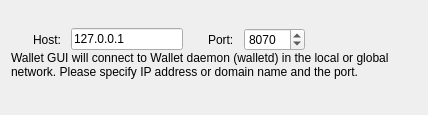
<?xml version="1.0" encoding="UTF-8"?>
<ui version="4.0">
 <class>ConnectionOptionsFrame</class>
 <widget class="QFrame" name="ConnectionOptionsFrame">
  <property name="geometry">
   <rect>
    <x>0</x>
    <y>0</y>
    <width>424</width>
    <height>115</height>
   </rect>
  </property>
  <property name="windowTitle">
   <string>Frame</string>
  </property>
  <property name="frameShape">
   <enum>QFrame::NoFrame</enum>
  </property>
  <property name="frameShadow">
   <enum>QFrame::Raised</enum>
  </property>
  <layout class="QVBoxLayout" name="verticalLayout_5">
   <property name="spacing">
    <number>0</number>
   </property>
   <item>
    <spacer name="verticalSpacer_2">
     <property name="orientation">
      <enum>Qt::Vertical</enum>
     </property>
     <property name="sizeHint" stdset="0">
      <size>
       <width>20</width>
       <height>10</height>
      </size>
     </property>
    </spacer>
   </item>
   <item>
    <layout class="QHBoxLayout" name="horizontalLayout_2">
     <property name="spacing">
      <number>10</number>
     </property>
     <item>
      <spacer name="horizontalSpacer_3">
       <property name="orientation">
        <enum>Qt::Horizontal</enum>
       </property>
       <property name="sizeType">
        <enum>QSizePolicy::Fixed</enum>
       </property>
       <property name="sizeHint" stdset="0">
        <size>
         <width>22</width>
         <height>20</height>
        </size>
       </property>
      </spacer>
     </item>
     <item>
      <widget class="QLabel" name="label_2">
       <property name="text">
        <string>Host:</string>
       </property>
      </widget>
     </item>
     <item>
      <widget class="QLineEdit" name="m_remoteHostEdit">
       <property name="enabled">
        <bool>true</bool>
       </property>
       <property name="text">
        <string>127.0.0.1</string>
       </property>
      </widget>
     </item>
     <item>
      <spacer name="horizontalSpacer_5">
       <property name="orientation">
        <enum>Qt::Horizontal</enum>
       </property>
       <property name="sizeType">
        <enum>QSizePolicy::Fixed</enum>
       </property>
       <property name="sizeHint" stdset="0">
        <size>
         <width>15</width>
         <height>20</height>
        </size>
       </property>
      </spacer>
     </item>
     <item>
      <widget class="QLabel" name="label_3">
       <property name="text">
        <string>Port:</string>
       </property>
      </widget>
     </item>
     <item alignment="Qt::AlignVCenter">
      <widget class="QSpinBox" name="m_remotePortSpin">
       <property name="enabled">
        <bool>true</bool>
       </property>
       <property name="minimum">
        <number>1</number>
       </property>
       <property name="maximum">
        <number>65535</number>
       </property>
       <property name="value">
        <number>8070</number>
       </property>
      </widget>
     </item>
     <item>
      <spacer name="horizontalSpacer_4">
       <property name="orientation">
        <enum>Qt::Horizontal</enum>
       </property>
       <property name="sizeHint" stdset="0">
        <size>
         <width>40</width>
         <height>20</height>
        </size>
       </property>
      </spacer>
     </item>
    </layout>
   </item>
   <item>
    <widget class="QLabel" name="m_remoteHelperLabel">
     <property name="sizePolicy">
      <sizepolicy hsizetype="Preferred" vsizetype="Expanding">
       <horstretch>0</horstretch>
       <verstretch>0</verstretch>
      </sizepolicy>
     </property>
     <property name="minimumSize">
      <size>
       <width>406</width>
       <height>36</height>
      </size>
     </property>
     <property name="text">
      <string>&lt;html&gt;&lt;head/&gt;&lt;body&gt;&lt;p&gt;Wallet GUI will connect to Wallet daemon (walletd) in the local or global network. Please specify IP address or domain name and the port.&lt;/p&gt;&lt;/body&gt;&lt;/html&gt;</string>
     </property>
     <property name="alignment">
      <set>Qt::AlignLeading|Qt::AlignLeft|Qt::AlignTop</set>
     </property>
     <property name="wordWrap">
      <bool>true</bool>
     </property>
     <property name="indent">
      <number>0</number>
     </property>
    </widget>
   </item>
   <item>
    <spacer name="verticalSpacer">
     <property name="orientation">
      <enum>Qt::Vertical</enum>
     </property>
     <property name="sizeType">
      <enum>QSizePolicy::Expanding</enum>
     </property>
     <property name="sizeHint" stdset="0">
      <size>
       <width>20</width>
       <height>10</height>
      </size>
     </property>
    </spacer>
   </item>
  </layout>
 </widget>
 <resources/>
 <connections>
  <connection>
   <sender>m_remoteHostEdit</sender>
   <signal>textChanged(QString)</signal>
   <receiver>ConnectionOptionsFrame</receiver>
   <slot>remoteHostNameChanged(QString)</slot>
   <hints>
    <hint type="sourcelabel">
     <x>390</x>
     <y>319</y>
    </hint>
    <hint type="destinationlabel">
     <x>372</x>
     <y>197</y>
    </hint>
   </hints>
  </connection>
 </connections>
 <slots>
  <slot>remoteHostNameChanged(QString)</slot>
 </slots>
</ui>
